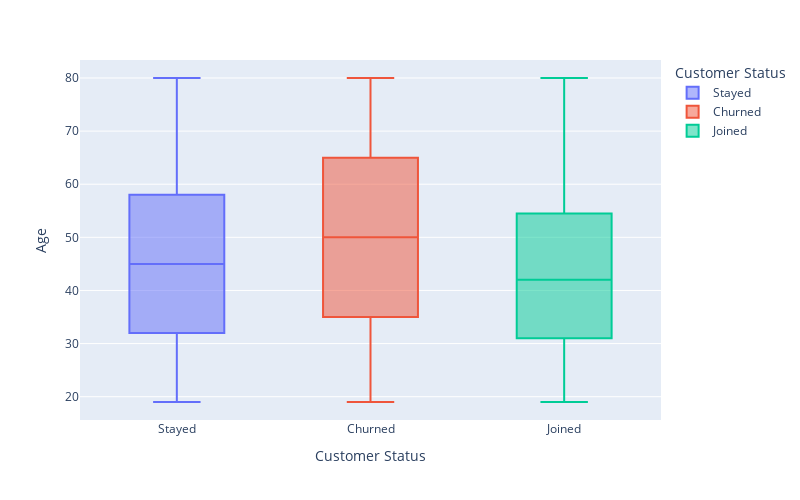

The cell this chart's notebook holds for it:
### Code cell
# Age vs Churn
px.box(
    df, 
    x="Customer Status", 
    y="Age", 
    color="Customer Status",
    width=800,
    height=500
)

### Figure 1 — Plotly figure (JSON) as saved in the notebook; plotly's stock layout.template omitted (floating-point values rounded to 4 significant figures; data arrays with more than 128 entries replaced by an {"elided": "..."} marker saying what was removed)
{"data": [{"alignmentgroup": "True", "hovertemplate": "Customer Status=%{x}<br>Age=%{y}<extra></extra>", "legendgroup": "Stayed", "marker": {"color": "#636efa"}, "name": "Stayed", "notched": false, "offsetgroup": "Stayed", "orientation": "v", "showlegend": true, "type": "box", "x": {"elided": "4528 str values"}, "x0": " ", "xaxis": "x", "y": {"elided": "4528 int values"}, "y0": " ", "yaxis": "y"}, {"alignmentgroup": "True", "hovertemplate": "Customer Status=%{x}<br>Age=%{y}<extra></extra>", "legendgroup": "Churned", "marker": {"color": "#EF553B"}, "name": "Churned", "notched": false, "offsetgroup": "Churned", "orientation": "v", "showlegend": true, "type": "box", "x": {"elided": "1825 str values"}, "x0": " ", "xaxis": "x", "y": {"elided": "1825 int values"}, "y0": " ", "yaxis": "y"}, {"alignmentgroup": "True", "hovertemplate": "Customer Status=%{x}<br>Age=%{y}<extra></extra>", "legendgroup": "Joined", "marker": {"color": "#00cc96"}, "name": "Joined", "notched": false, "offsetgroup": "Joined", "orientation": "v", "showlegend": true, "type": "box", "x": {"elided": "448 str values"}, "x0": " ", "xaxis": "x", "y": {"elided": "448 int values"}, "y0": " ", "yaxis": "y"}], "layout": {"boxmode": "overlay", "height": 500, "legend": {"title": {"text": "Customer Status"}, "tracegroupgap": 0}, "margin": {"t": 60}, "width": 800, "xaxis": {"anchor": "y", "categoryarray": ["Stayed", "Churned", "Joined"], "categoryorder": "array", "domain": [0, 1], "title": {"text": "Customer Status"}}, "yaxis": {"anchor": "x", "domain": [0, 1], "title": {"text": "Age"}}}}
